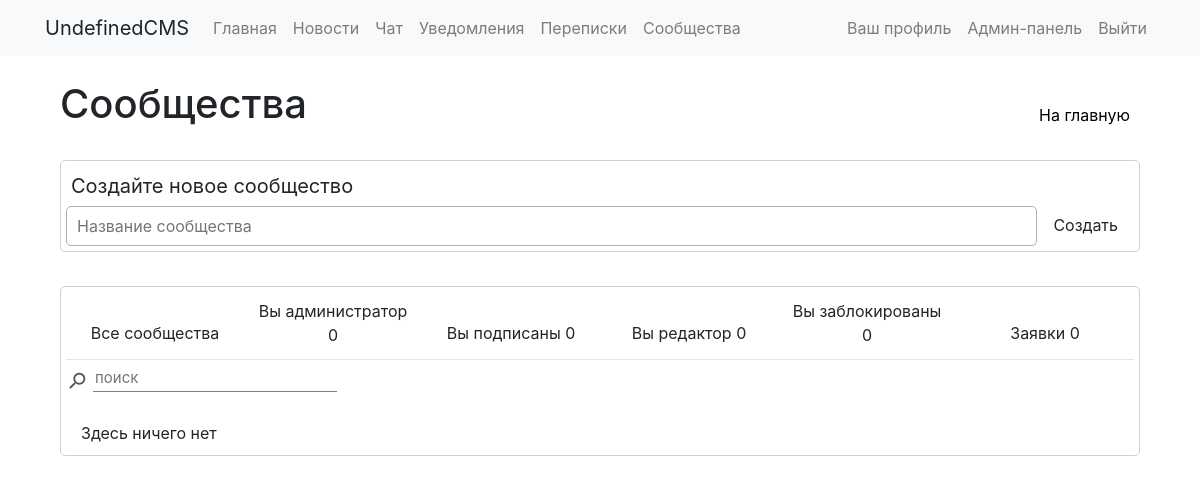
The page /groups/ (signed in) on the database as committed earlier.
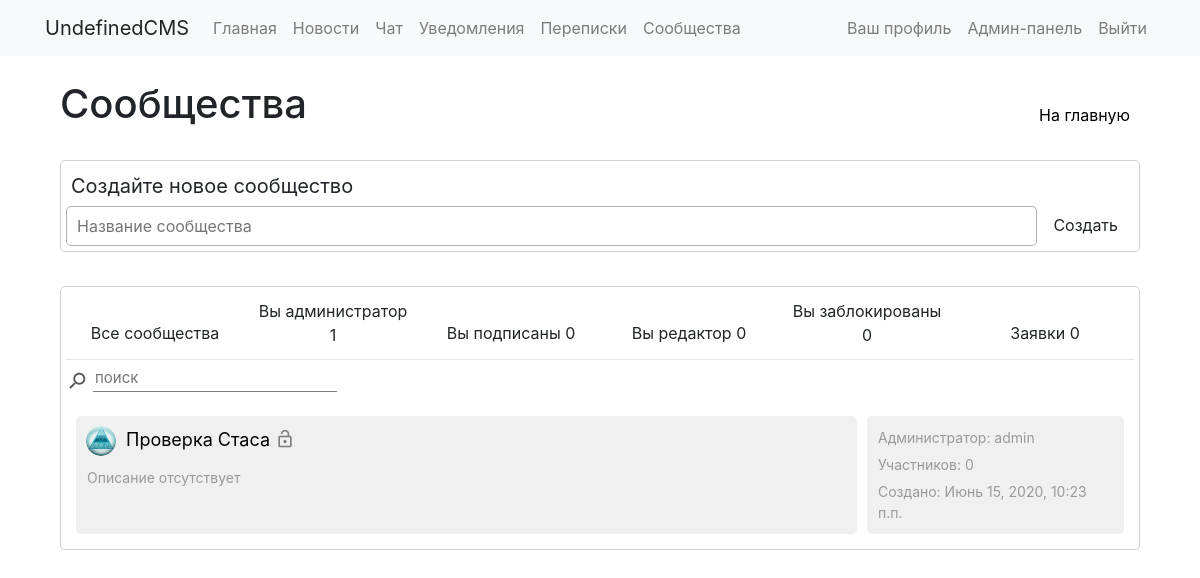
The same page on the database as committed later.
### communities/models.py (models this page shows)
class Group(models.Model):
	groupname = models.CharField(max_length=40)
	image = models.ImageField(upload_to='groups/groupimages', default=False)
	slug = models.SlugField(max_length=40, unique=True)
	description = models.TextField(blank=True)
	public = models.BooleanField(default=True)
	allowarticles = models.IntegerField(default=2)
	pubdate = models.DateTimeField('date published', default=datetime.now())
	admin = models.ForeignKey(User, on_delete=models.CASCADE, null=True, blank=True, related_name='groups_admins')
	editors = models.ManyToManyField(User, blank=True, related_name='groups_editors')
	subscribers = models.ManyToManyField(User, blank=True, related_name='groups_subs')
	subrequests = models.ManyToManyField(User, blank=True, related_name='groups_requests')
	banned = models.ManyToManyField(User, blank=True, related_name='groups_banned')
	def __str__(self):
		return self.groupname

### communities/views.py (the view)
# urls.py: 2. Add a URL to urlpatterns:  path('', views.home, name='home')
def home(request):
    groups = Group.objects.annotate(members=models.Count('subscribers') + models.Count('editors')).order_by('-members')
    context = {'groups': groups}
    return render(request, 'communities/base.html', context)

### communities/templates/communities/base.html (shortened to what this page needs)
{% extends "base_general.html" %}
{% load static %}
{% block links %}
  <link rel="stylesheet" href="{% static 'communities/css/style.css' %}"/>
{% endblock %}
{% block content %}
  <div class="inline-wrapper">
    <h1>Сообщества</h1>
    <a class="button1" href="../">На главную</a>
  </div>
  <br>
  {% if request.user.is_authenticated %}
    <form id="creategroup" class="plate" action="create" method="POST" onsubmit="formValid(this); return false;">
      <div class="text1">Создайте новое сообщество</div>
      <div class="inline-wrapper">
        <input id="groupnameinput" type="text" class="input1" placeholder="Название сообщества" name="groupname">
        <div class="button0" style="width: 100px;" onclick="document.getElementById('creategroupsubmit').click()">Создать</div>
      </div>
    </form>
    <br>
  {% endif %}
  <div class="plate">
    <div class="inline-wrapper">
      {% if request.user.is_authenticated %}
        <div class="button0" onclick="showgroups('groups_list')">Все сообщества</div>
        <div class="button0" onclick="showgroups('admin_groups_list')">Вы администратор {{ request.user.groups_admins.count }}</div>
        <div class="button0" onclick="showgroups('subs_groups_list')">Вы подписаны {{ request.user.groups_subs.count }}</div>
        <div class="button0" onclick="showgroups('editors_groups_list')">Вы редактор {{ request.user.groups_editors.count }}</div>
        <div class="button0" onclick="showgroups('banned_groups_list')">Вы заблокированы {{ request.user.groups_banned.count }}</div>
        <div class="button0" onclick="showgroups('requests_groups_list')">Заявки {{ request.user.groups_requests.count }}</div>
      {% else %}
        <div class="text1">Все сообщества</div>
      {% endif %}
    </div>
    <hr>
    <div class="inline-wrapper">
      <div class="inline-wrapper">
        <i class="material-icons icon2 flip-vertical" style="margin-top: 5px; margin-right: 5px;">search</i>
        <input id="main_groups_search" class="input2" type="text" placeholder="поиск" onkeyup="searchlist('groups_list', this.value)">
      </div>
    </div>
    <br>
    <div id='groups_list' class="main_groups_list" style="margin-right: 10px; margin-left: 10px;">
      {% for group in groups %}
        <div class="inline-wrapper" name='{{ group }}'>
          <div class="solid" style="width: calc(75% - 5px);">
            <div class="inline-wrapper">
              <div class="inline-wrapper">
                {% if group.image != 'False' %}
                  <img class="small-img" src="{{ group.image.url }}" alt="">
                {% endif %}
                <div class="text2-1"><a class="link1" href="{{ group.slug }}">{{ group }}</a></div>
                {% if group.public %}
                  <i class="material-icons icon1" style="margin-top: 8px;" title="открытое сообщество">lock_open</i>
                {% else %}
                  <i class="material-icons icon1" style="margin-top: 8px;" title="закрытое сообщество">lock</i>
                {% endif %}
              </div>
            </div>
            {% if group.description %}
              <div class="text3">{{ group.description }}</div>
            {% else %}
              <div class="text3">Описание отсутствует</div>
            {% endif %}
          </div>
          <div class="solid" style="width: calc(25% - 5px);">
            <div class="text3">Администратор: {{ group.admin }}</div>
            <div class="text3">Участников: {{ group.subscribers.count }}</div>
            <div class="text3">Создано: {{ group.pubdate }}</div>
          </div>
        </div>
      {% empty %}
        <div class="text2">Здесь ничего нет</div>
      {% endfor %}
    </div>
  </div>
{% endblock %}

### templates/base_general.html (shortened to what this page needs)
<!doctype html>
<html lang="ru">
  <head>
    <link rel="stylesheet" href="https://stackpath.bootstrapcdn.com/bootstrap/4.3.1/css/bootstrap.min.css">
    {% block links %}{% endblock %}
  </head>
  <body>
    {% include 'standart_menu.html' %}
    <div class="container">
      <div class="row">
        <div class="col-lg-12">
          <div class="container">
			{% block content %}{% endblock %}
          </div>
        </div>
      </div>
    </div>
  </body>
</html>

### templates/standart_menu.html (shortened to what this page needs)
<nav class="navbar navbar-expand-lg navbar-light bg-light sticky-top" >
  <div class="container">
    <a class="navbar-brand">UndefinedCMS</a>
    <div id="my-nav" class="collapse navbar-collapse justify-content-start">
      <ul class="navbar-nav">
        <li class="nav-item">
          <a class="nav-link" href="/">Главная</a>
        </li>
        <li class="nav-item">
          <a class="nav-link" href="/news/">Новости</a>
        </li>
        <li class="nav-item">
          <a class="nav-link" href="/chat/">Чат</a>
        </li>
        <li class="nav-item">
          <a class="nav-link" href="/notifications/">Уведомления</a>
        </li>
          <li class="nav-item">
          <a class="nav-link" href="/conversations/">Переписки</a>
        </li>
        <li class="nav-item">
          <a class="nav-link" href="/groups/">Сообщества</a>
        </li>
      </ul>
    </div>
    <div id="my-nav" class="collapse navbar-collapse justify-content-end">
      <ul class="navbar-nav">
        <li class="nav-item">
          {% if request.user.is_authenticated %}
          <a class="nav-link" href="/profile">Ваш профиль</a>
          {% else %}
          <a class="nav-link" href="/auth/login">Авторизация</a>
          {% endif %}
        </li>
        {% if request.user.is_authenticated %}
          {% if request.user.username == 'admin' %}
            <li class="nav-item">
              <a class="nav-link" href="/admin">Админ-панель</a>
            </li>
          {% endif %}
        {% endif %}
        {% if request.user.is_authenticated %}
          <li class="nav-item">
            <a class="nav-link" href="/auth/logout">Выйти</a>
          </li>
        {% endif %}
      </ul>
    </div>
  </div>
</nav>

### static/communities/css/style.css (style rules this page uses)
hr { margin: 5px 0px; }
html { overflow-y: scroll; }
* { box-sizing: border-box; text-decoration: none; outline: none; list-style-type: none; height: auto; }
a { color: black; text-decoration: none; }
i, img { -webkit-touch-callout: none; -webkit-user-select: none; -khtml-user-select: none; -moz-user-select: none; -ms-user-select: none; user-select: none; }
.plate { padding: 5px; border: 1px solid #D0D0D0; border-radius: 5px; margin-bottom: 10px; background-color: white; }
.solid { padding: 5px; background-color: #F0F0F0; border-radius: 5px; margin-bottom: 10px; }
.inline-wrapper { display: flex; justify-content: space-between; }
.text1 { margin: 5px; font-size: 20px; white-space: pre-line; }
.text2-1 { margin: 5px; font-size: 18px; white-space: pre-line; }
.text3 { margin: 6px; font-size: 14px; color: #999; white-space: pre-line; }
.button0 { width: 100%; margin: 2px 2px 0px; text-align: center; min-height: 40px; padding: 7px 10px; border-radius: 5px; cursor: pointer; transition: 0.2s; margin-top: auto; }
.button1 { text-align: center; height: 40px; padding: 7px 10px; border-radius: 10px; cursor: pointer; transition: 0.2s; margin-top: auto; }
.input1 { width: 100%; border: 1px solid #AFAFAF; border-radius: 5px; padding: 2px 10px; }
.input2 { font-size: 15px; min-width: 100px; border: none; border-bottom: 1px solid grey; }
.flip-vertical { -moz-transform: scale(-1, 1); -webkit-transform: scale(-1, 1); -o-transform: scale(-1, 1); transform: scale(-1, 1); filter: FlipH; -ms-filter: "FlipH"; }
.small-img { object-fit: cover; width: 30px; height: 30px; border-radius: 20px; margin: 5px; }
.icon1 { color: grey; font-size: 20px; }
.icon2 { color: #555; font-size: 22px; }

Rows that differ between the two databases and show on the page:
added Group: image (picture), groupname "Проверка Стаса", public True (drawn), description "Описание отсутствует", admin "admin", subscribers.count "0", pubdate "Июнь 15, 2020, 10:23 п.п."
Other text that changed with them:
{{ request.user.groups_admins.count }}: "0" → "1"
text no longer shown: "Здесь ничего нет"
